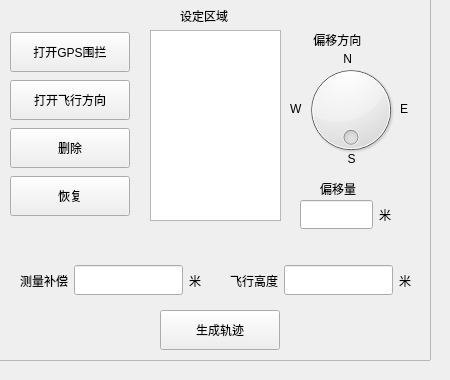
      <widget class="QWidget" name="tab_4">
       <attribute name="title">
        <string>GPS任务</string>
       </attribute>
       <widget class="QFrame" name="frame">
        <property name="geometry">
         <rect>
          <x>-10</x>
          <y>-10</y>
          <width>441</width>
          <height>371</height>
         </rect>
        </property>
        <property name="frameShape">
         <enum>QFrame::StyledPanel</enum>
        </property>
        <property name="frameShadow">
         <enum>QFrame::Raised</enum>
        </property>
        <widget class="QLabel" name="label_40">
         <property name="geometry">
          <rect>
           <x>190</x>
           <y>10</y>
           <width>61</width>
           <height>31</height>
          </rect>
         </property>
         <property name="lineWidth">
          <number>2</number>
         </property>
         <property name="text">
          <string>设定区域</string>
         </property>
         <property name="scaledContents">
          <bool>false</bool>
         </property>
        </widget>
        <widget class="QListWidget" name="listWidget_GPS_Point">
         <property name="geometry">
          <rect>
           <x>160</x>
           <y>40</y>
           <width>131</width>
           <height>191</height>
          </rect>
         </property>
        </widget>
        <widget class="QLabel" name="label_7">
         <property name="geometry">
          <rect>
           <x>330</x>
           <y>190</y>
           <width>67</width>
           <height>17</height>
          </rect>
         </property>
         <property name="text">
          <string>偏移量</string>
         </property>
        </widget>
        <widget class="QDial" name="dial_Offset_Angle">
         <property name="geometry">
          <rect>
           <x>311</x>
           <y>70</y>
           <width>100</width>
           <height>100</height>
          </rect>
         </property>
         <property name="maximum">
          <number>360</number>
         </property>
         <property name="pageStep">
          <number>360</number>
         </property>
         <property name="orientation">
          <enum>Qt::Vertical</enum>
         </property>
         <property name="invertedAppearance">
          <bool>false</bool>
         </property>
         <property name="invertedControls">
          <bool>true</bool>
         </property>
         <property name="wrapping">
          <bool>true</bool>
         </property>
         <property name="notchTarget">
          <double>10.000000000000000</double>
         </property>
         <property name="notchesVisible">
          <bool>false</bool>
         </property>
        </widget>
        <widget class="QLabel" name="label_11">
         <property name="geometry">
          <rect>
           <x>310</x>
           <y>40</y>
           <width>91</width>
           <height>20</height>
          </rect>
         </property>
         <property name="text">
          <string>    偏移方向</string>
         </property>
        </widget>
        <widget class="QWidget" name="layoutWidget">
         <property name="geometry">
          <rect>
           <x>20</x>
           <y>40</y>
           <width>122</width>
           <height>191</height>
          </rect>
         </property>
         <layout class="QVBoxLayout" name="verticalLayout_9">
          <item>
           <widget class="QPushButton" name="pushButton_Open_Fence">
            <property name="minimumSize">
             <size>
              <width>120</width>
              <height>40</height>
             </size>
            </property>
            <property name="maximumSize">
             <size>
              <width>120</width>
              <height>40</height>
             </size>
            </property>
            <property name="text">
             <string>打开GPS围拦</string>
            </property>
           </widget>
          </item>
          <item>
           <widget class="QPushButton" name="pushButton_Open_Diraction">
            <property name="minimumSize">
             <size>
              <width>120</width>
              <height>40</height>
             </size>
            </property>
            <property name="maximumSize">
             <size>
              <width>120</width>
              <height>40</height>
             </size>
            </property>
            <property name="text">
             <string>打开飞行方向</string>
            </property>
           </widget>
          </item>
          <item>
           <widget class="QPushButton" name="pushButton_Delete_Point">
            <property name="minimumSize">
             <size>
              <width>120</width>
              <height>40</height>
             </size>
            </property>
            <property name="maximumSize">
             <size>
              <width>120</width>
              <height>40</height>
             </size>
            </property>
            <property name="text">
             <string>删除</string>
            </property>
           </widget>
          </item>
          <item>
           <widget class="QPushButton" name="pushButton_Restore_Point">
            <property name="minimumSize">
             <size>
              <width>120</width>
              <height>40</height>
             </size>
            </property>
            <property name="maximumSize">
             <size>
              <width>120</width>
              <height>40</height>
             </size>
            </property>
            <property name="text">
             <string>恢复</string>
            </property>
           </widget>
          </item>
         </layout>
        </widget>
        <widget class="QLabel" name="label_13">
         <property name="geometry">
          <rect>
           <x>310</x>
           <y>60</y>
           <width>56</width>
           <height>17</height>
          </rect>
         </property>
         <property name="text">
          <string>             N</string>
         </property>
        </widget>
        <widget class="QLabel" name="label_17">
         <property name="geometry">
          <rect>
           <x>351</x>
           <y>160</y>
           <width>21</width>
           <height>17</height>
          </rect>
         </property>
         <property name="text">
          <string>  S</string>
         </property>
        </widget>
        <widget class="QLabel" name="label_19">
         <property name="geometry">
          <rect>
           <x>300</x>
           <y>110</y>
           <width>21</width>
           <height>17</height>
          </rect>
         </property>
         <property name="text">
          <string>W</string>
         </property>
        </widget>
        <widget class="QLabel" name="label_21">
         <property name="geometry">
          <rect>
           <x>410</x>
           <y>110</y>
           <width>21</width>
           <height>17</height>
          </rect>
         </property>
         <property name="text">
          <string>E</string>
         </property>
        </widget>
        <widget class="QWidget" name="layoutWidget">
         <property name="geometry">
          <rect>
           <x>310</x>
           <y>210</y>
           <width>91</width>
           <height>29</height>
          </rect>
         </property>
         <layout class="QHBoxLayout" name="horizontalLayout_3">
          <item>
           <widget class="QLineEdit" name="lineEdit_Offset_Dist">
            <property name="maximumSize">
             <size>
              <width>16777215</width>
              <height>30</height>
             </size>
            </property>
           </widget>
          </item>
          <item>
           <widget class="QLabel" name="label_22">
            <property name="text">
             <string>米</string>
            </property>
           </widget>
          </item>
         </layout>
        </widget>
        <widget class="QWidget" name="layoutWidget_6">
         <property name="geometry">
          <rect>
           <x>30</x>
           <y>270</y>
           <width>181</width>
           <height>41</height>
          </rect>
         </property>
         <layout class="QHBoxLayout" name="horizontalLayout_7">
          <item>
           <widget class="QLabel" name="label_27">
            <property name="text">
             <string>测量补偿</string>
            </property>
           </widget>
          </item>
          <item>
           <widget class="QLineEdit" name="lineEdit_Measure_Compensation">
            <property name="minimumSize">
             <size>
              <width>0</width>
              <height>30</height>
             </size>
            </property>
            <property name="maximumSize">
             <size>
              <width>16777215</width>
              <height>30</height>
             </size>
            </property>
           </widget>
          </item>
          <item>
           <widget class="QLabel" name="label_29">
            <property name="text">
             <string>米</string>
            </property>
           </widget>
          </item>
         </layout>
        </widget>
        <widget class="QWidget" name="layoutWidget">
         <property name="geometry">
          <rect>
           <x>240</x>
           <y>270</y>
           <width>181</width>
           <height>41</height>
          </rect>
         </property>
         <layout class="QHBoxLayout" name="horizontalLayout_4">
          <item>
           <widget class="QLabel" name="label_26">
            <property name="text">
             <string>飞行高度</string>
            </property>
           </widget>
          </item>
          <item>
           <widget class="QLineEdit" name="lineEdit_Flying_Height">
            <property name="minimumSize">
             <size>
              <width>0</width>
              <height>30</height>
             </size>
            </property>
            <property name="maximumSize">
             <size>
              <width>16777215</width>
              <height>30</height>
             </size>
            </property>
           </widget>
          </item>
          <item>
           <widget class="QLabel" name="label_25">
            <property name="text">
             <string>米</string>
            </property>
           </widget>
          </item>
         </layout>
        </widget>
        <widget class="QPushButton" name="pushButton_Route_Generate">
         <property name="geometry">
          <rect>
           <x>170</x>
           <y>320</y>
           <width>120</width>
           <height>40</height>
          </rect>
         </property>
         <property name="minimumSize">
          <size>
           <width>120</width>
           <height>40</height>
          </size>
         </property>
         <property name="maximumSize">
          <size>
           <width>120</width>
           <height>40</height>
          </size>
         </property>
         <property name="text">
          <string>生成轨迹</string>
         </property>
        </widget>
       </widget>
      </widget>
